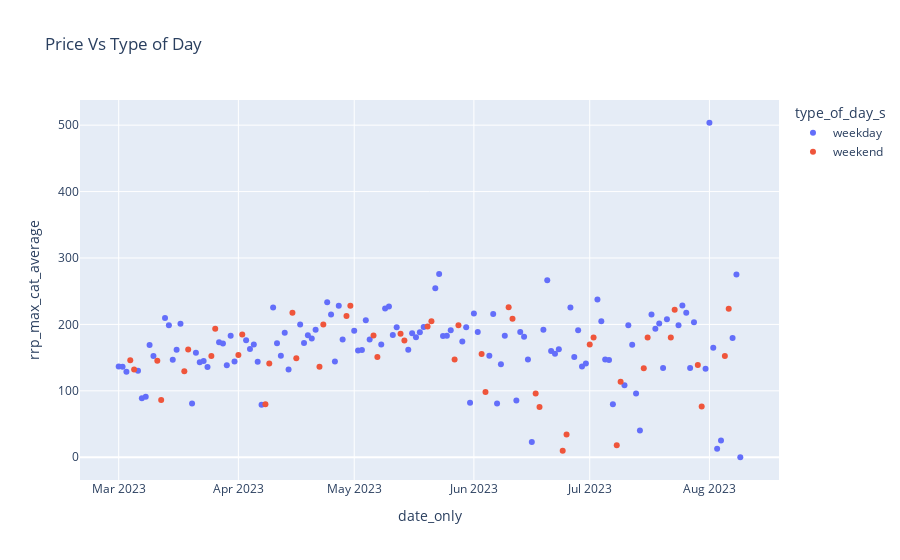
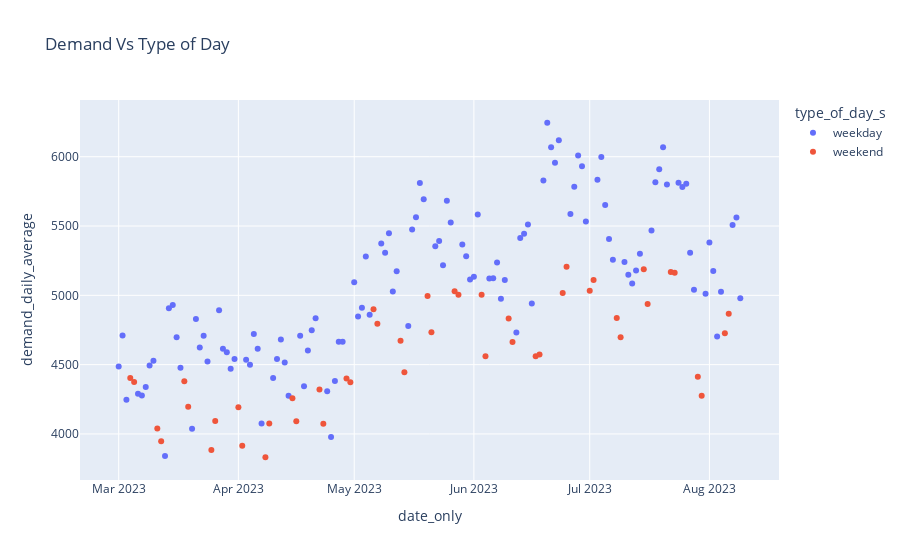

Write notebook code for charts like these, in order.
### Code cell
#draw scatter plot between price and type of a day
rrp_daily = ["rrp_max_cat_average"]

for rrp in rrp_daily:
    fig1 = px.scatter(merged_data_daily, x='date_only', y=rrp, color='type_of_day_s',title='Price Vs Type of Day')
    fig1.show()

    
#draw scatter plot between demand and type of a day
demand_type = ["demand_daily_average"]

for demand in demand_type:
    fig2 = px.scatter(merged_data_daily, x='date_only', y=demand, color='type_of_day_s',title='Demand Vs Type of Day')
    fig2.show()
